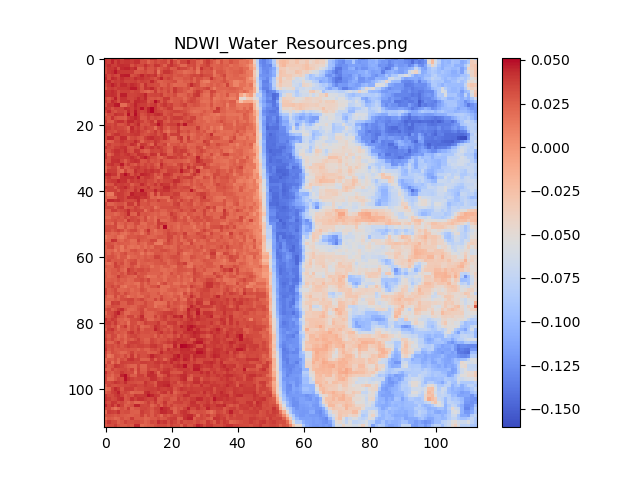
#> input picture SurajWork/NDWI_Water_Resources.png, 640 x 480 px
$ jupyter execute mapNew.ipynb
#> lines starting #> are read from the running program, lines starting #| are printed output that depends on the picture; after the words box and inside, x2 and y2 are one past the last pixel; in counts of white or black regions, pixels touching at a corner belong together
[cell 1]
import google.generativeai as genai
import cv2
import numpy as np
import base64

# 🔹 Setup Gemini API
API_KEY = "AIzaSyCXS8cqy_sJSRRjAh5rW9Q1sToqigK_5Nw"
genai.configure(api_key=API_KEY)

# 🔹 Function to encode images as base64
def encode_image(image_path):
    with open(image_path, "rb") as image_file:
        return base64.b64encode(image_file.read()).decode("utf-8")

# 🔹 Function to calculate Euclidean distance from water bodies
def calculate_distance_transform(binary_img):
    inverted_img = cv2.bitwise_not(binary_img)  # Invert so water areas are white
    dist_transform = cv2.distanceTransform(inverted_img, cv2.DIST_L2, 5)  # Euclidean Distance Transform
    return dist_transform

# 🔹 Define spatial resolution (meters per pixel) - Adjust as per your dataset
SPATIAL_RESOLUTION = 30  # Example: Landsat (30m per pixel), Sentinel-2 (10m per pixel)

# 🔹 Paths to images
images = {
    "NDVI (Vegetation Health)": "NDVI_Vegetation_Health.png",
    "NDWI (Water Resources)": "NDWI_Water_Resources.png",
    "NDMI (Soil Moisture)": "NDMI_Soil_Moisture.png",
    "Land Cover Map": "Land_Cover_Map.png",
    "Slope Map": "Slope_Map.png"
}

# 🔹 Encode images
encoded_images = {name: encode_image(path) for name, path in images.items()}

# 🔹 Load NDWI (Water Resources) image for distance calculations
ndwi_img = cv2.imread(images["NDWI (Water Resources)"], cv2.IMREAD_GRAYSCALE)
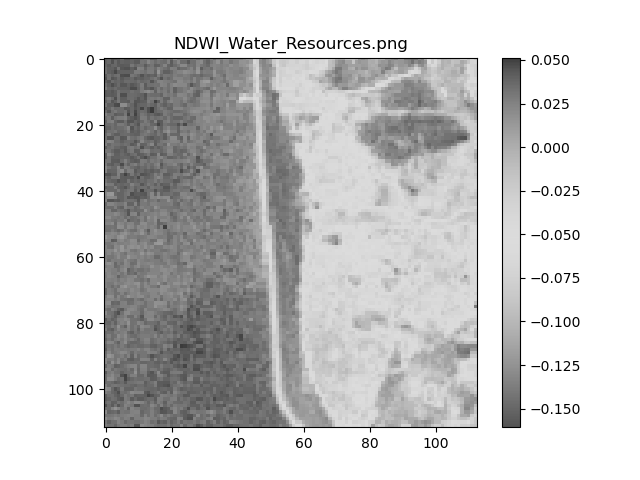
#> ndwi_img: shape (480, 640); min 0, max 255, mean 206.7

# 🔹 Convert NDWI image to binary (Thresholding: Water pixels > 0.2)
_, water_mask = cv2.threshold(ndwi_img, 128, 255, cv2.THRESH_BINARY)
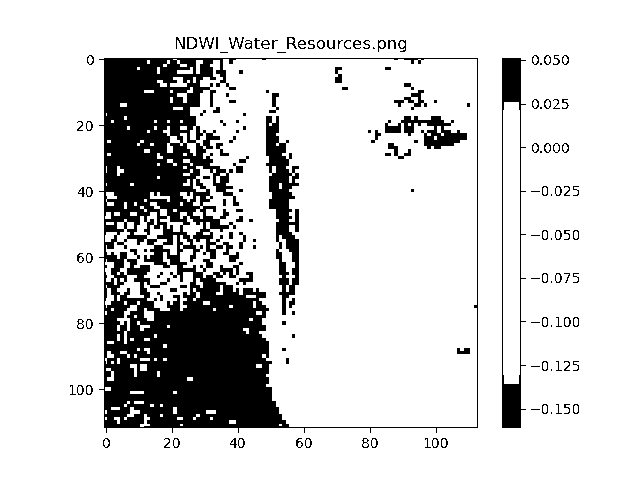
#> water_mask: shape (480, 640); 83.3% white; 155 black regions (53 under 20 px), largest, box (x1, y1, x2, y2) and area: (99, 58, 478, 433) 40367, (266, 116, 299, 315) 3075, (502, 58, 526, 428) 2315

# 🔹 Compute Distance from Water Sources
distance_map = calculate_distance_transform(water_mask)
#> in calculate_distance_transform, `dist_transform = cv2.distanceTransform(inverted_img, cv2.DIST_L2, 5)`:
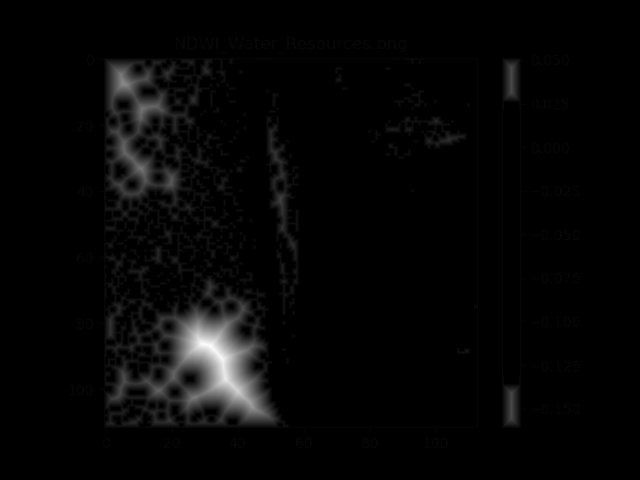
#> dist_transform: shape (480, 640) float32; min 0, max 35.75, mean 0.9; drawn with min black and max white

# 🔹 Convert Pixel Distance to Kilometers
avg_distance_km = (np.mean(distance_map) * SPATIAL_RESOLUTION) / 1000
#> avg_distance_km = 0.0267
max_distance_km = (np.max(distance_map) * SPATIAL_RESOLUTION) / 1000
#> max_distance_km = 1.07
min_distance_km = (np.min(distance_map) * SPATIAL_RESOLUTION) / 1000
#> min_distance_km = 0

# 🔹 Get user input
user_issue = input("\n🌍 Enter your environmental issue or concern (e.g., drought risk, deforestation, construction suitability): ")

# 🔹 Create prompt for Gemini (Include Distance in Kilometers)
prompt = f"""
🌍 **Environmental Analysis Report**

We have collected geospatial data representing land and water conditions through NDVI, NDWI, NDMI, Land Cover, and Slope maps.

📢 **User Concern:** {user_issue}

💡 **Analysis and Insights**:
- **Vegetation Health (NDVI):** Indicates the condition of plants in the region.
- **Water Availability (NDWI):** Highlights surface water bodies and water resources.
- **Soil Moisture (NDMI):** Measures the moisture level in the soil.
- **Land Cover:** Provides information on different land categories (urban, forest, agricultural).
- **Slope Analysis:** Evaluates terrain for stability and construction feasibility.

📏 **Distance Metrics from Water Sources**:
- **Average Distance to Water:** {avg_distance_km:.2f} km
- **Maximum Distance to Water:** {max_distance_km:.2f} km
- **Minimum Distance to Water:** {min_distance_km:.2f} km

💡 **Based on these images and metrics, provide recommendations and solutions** for the given concern. Take into account environmental sustainability, land suitability, and practical interventions.
"""

# 🔹 Call Gemini 2.0 Flash Model
model = genai.GenerativeModel("gemini-2.0-flash")

response = model.generate_content(
    [prompt] + [{"mime_type": "image/png", "data": img_data} for img_data in encoded_images.values()]
)

# 🔹 Print AI Recommendations
print("\n🌍 AI-Generated Recommendations:")
print(response.text)
